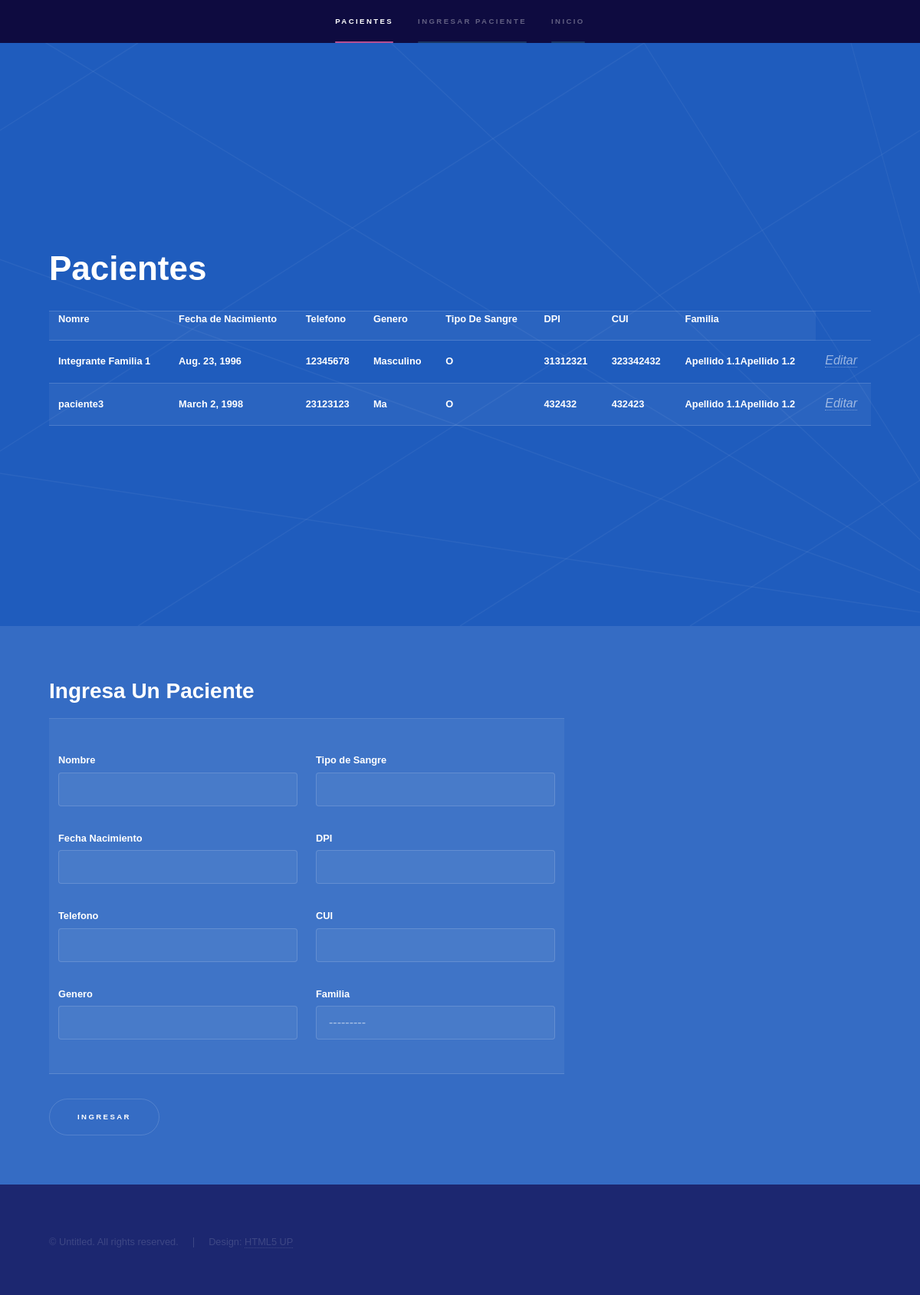
The app's page /paciente/paciente/ (signed in), older data.
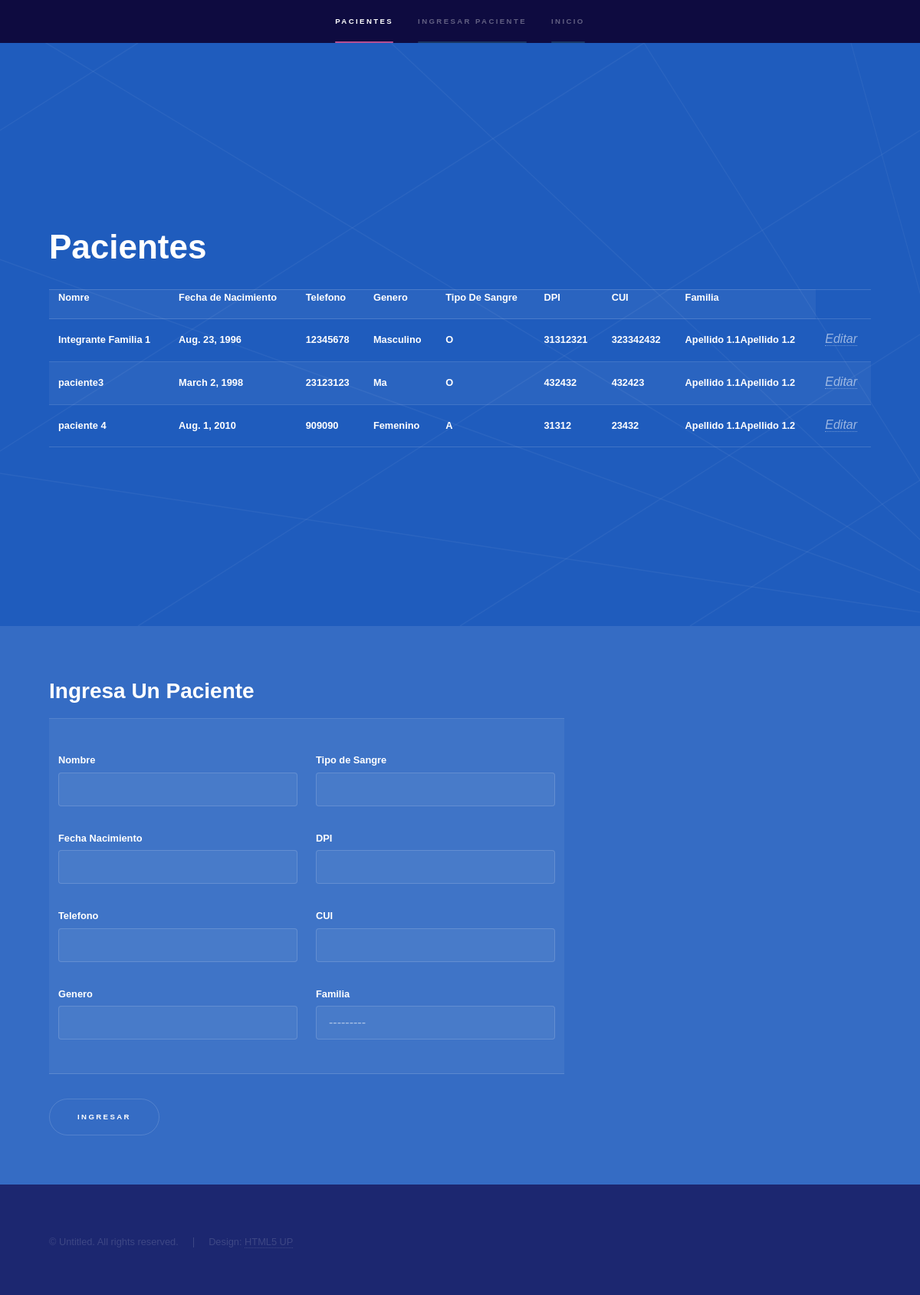
The same page, newer data.
### pacientes/models.py (models this page shows, shortened)
class paciente(models.Model):
    nombre = models.CharField(max_length = 45, blank = False)
    fechaNacimiento = models.DateField()
    telefono = models.CharField(max_length = 8 , blank = True)
    genero = models.CharField(max_length = 9 ,blank = False)
    tipoSangre = models.CharField(max_length = 3)
    dpi = models.CharField(max_length = 30 , blank = False)
    cui = models.CharField(max_length = 30 , blank = False)
    idFamilia = models.ForeignKey('familia')

class familia(models.Model):
    primerApellido = models.CharField(max_length = 45 , blank = False)
    segundoApellido = models.CharField(max_length = 45 , blank = False)
    def __str__(self):
        return self.primerApellido + self.segundoApellido

### pacientes/views.py (the view)
# urls.py: url(r'^paciente/',include('pacientes.urls') ),
def paciente(request):
    form = pacienteModelsForms(request.POST or None)
    queryset = modeloPaciente.objects.all()
    if form.is_valid():
        instance = form.save(commit=False)
        instance.save()
        form = pacienteModelsForms()
    context = {
    "form":form,
    "queryset":queryset,
    }
    return render(request,"pacientes/creacionPaciente.html",context)

### pacientes/forms.py
class pacienteModelsForms(forms.ModelForm):
    class Meta:
        model = paciente
        fields = [
        "nombre",
        "fechaNacimiento",
        "telefono",
        "genero",
        "tipoSangre",
        "dpi",
        "cui",
        "idFamilia",
            ]

### templates/pacientes/creacionPaciente.html (shortened to what this page needs)
{% extends  'baseTemplate/base.html'%}
{% block navBar %}
<li><a href="#intro">Pacientes</a></li>
<li><a href="#one">Ingresar Paciente</a></li>
{% endblock %}
{% block apartados %}
  <section id="intro" class="wrapper style1 fullscreen fade-up">
    <div class="inner">
      <h1>Pacientes</h1>
      <table id="paciente">
        <tr>
            <th><h5>Nomre</h5></th>
            <th><h5>Fecha de Nacimiento</h5></th>
            <th><h5>Telefono</h5></th>
            <th><h5>Genero</h5></th>
            <th><h5>Tipo De Sangre</h5></th>
            <th><h5>DPI</h5></th>
            <th><h5>CUI</h5></th>
            <th><h5>Familia</h5></th>
            </tr>
            {% for dato in queryset %}
            <tr>
              <th><h5>{{ dato.nombre }}</h5></th>
              <th><h5>{{dato.fechaNacimiento}}</h5></th>
              <th><h5>{{dato.telefono}}</h5></th>
              <th><h5>{{dato.genero}}</h5></th>
              <th><h5>{{dato.tipoSangre}}</h5></th>
              <th><h5>{{dato.dpi}}</h5></th>
              <th><h5>{{dato.cui}}</h5></th>
              <th><h5>{{dato.idFamilia}}</h5></th>
              <td><a href='editar/{{dato.id}}'><i>Editar</i></a></td>
            </tr>
            {% endfor %}
          </table>
    </div>
  </section>
<section id="one" class="wrapper style2 spotlights">
  <section>
    <div class="content">
      <div class="inner">
        <h2>Ingresa Un Paciente</h2>
        <form method='POST' action=''>{% csrf_token %}
          <table>
            <td>
              <p><h5>Nombre</h5>{{ form.nombre }}</p>
              <p><h5>Fecha Nacimiento</h5>{{form.fechaNacimiento}}</p>
              <p><h5>Telefono</h5>{{form.telefono}}</p>
              <p><h5>Genero</h5>{{form.genero}}</p>
            </td>
            <td>
              <p><h5>Tipo de Sangre</h5>{{form.tipoSangre}}</p>
              <p><h5>DPI</h5>{{form.dpi}}</p>
              <p><h5>CUI</h5>{{form.cui}}</p>
              <p><h5>Familia</h5>{{form.idFamilia}}</p>
            </td>
          </table>
          <input type = "submit" value = "Ingresar" />
        </form>
      </div>
    </div>
  </section>
</section>
{% endblock %}

### templates/baseTemplate/base.html (shortened to what this page needs)
<!DOCTYPE HTML>
{% load staticfiles%}
<html>
	<head>
		<link rel="stylesheet" href='{% static "assets/css/main.css" %}' />
	</head>
	<body>
			<section id="sidebar">
				<div class="inner">
					<nav>
						<ul>
							{% block navBar %}
							{% endblock %}
							<li><a href="/inicioUsuario">INICIO</a></li>
						</ul>
					</nav>
				</div>
			</section>
			<div id="wrapper">
				{% block apartados %}
				{% endblock %}
			<footer id="footer" class="wrapper style1-alt">
				<div class="inner">
					<ul class="menu">
						<li>&copy; Untitled. All rights reserved.</li><li>Design: <a href="http://html5up.net">HTML5 UP</a></li>
					</ul>
				</div>
			</footer>
	</body>
</html>

Row changes from the older to the newer data that the page shows:
added paciente: nombre "paciente 4", fechaNacimiento "Aug. 1, 2010", telefono "909090", genero "Femenino", tipoSangre "A", dpi "31312", cui "23432", idFamilia "Apellido 1.1Apellido 1.2"
